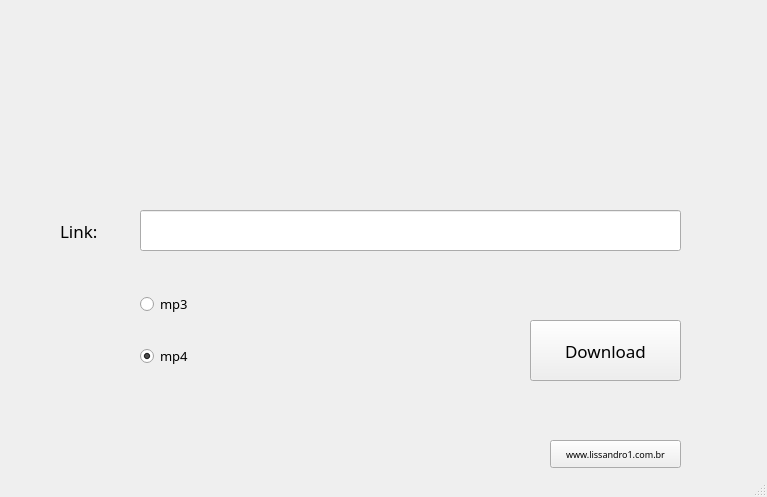
<?xml version="1.0" encoding="UTF-8"?>
<ui version="4.0">
 <class>MainWindow</class>
 <widget class="QMainWindow" name="MainWindow">
  <property name="geometry">
   <rect>
    <x>0</x>
    <y>0</y>
    <width>767</width>
    <height>497</height>
   </rect>
  </property>
  <property name="windowTitle">
   <string>MainWindow</string>
  </property>
  <widget class="QWidget" name="centralwidget">
   <widget class="QPushButton" name="bt_download">
    <property name="geometry">
     <rect>
      <x>530</x>
      <y>320</y>
      <width>151</width>
      <height>61</height>
     </rect>
    </property>
    <property name="font">
     <font>
      <family>Bahnschrift</family>
      <pointsize>13</pointsize>
      <weight>50</weight>
      <bold>false</bold>
     </font>
    </property>
    <property name="layoutDirection">
     <enum>Qt::LeftToRight</enum>
    </property>
    <property name="text">
     <string>Download</string>
    </property>
   </widget>
   <widget class="QLabel" name="label">
    <property name="geometry">
     <rect>
      <x>60</x>
      <y>220</y>
      <width>61</width>
      <height>21</height>
     </rect>
    </property>
    <property name="font">
     <font>
      <family>Bahnschrift</family>
      <pointsize>13</pointsize>
     </font>
    </property>
    <property name="text">
     <string>Link:</string>
    </property>
   </widget>
   <widget class="QLineEdit" name="txt_link">
    <property name="geometry">
     <rect>
      <x>140</x>
      <y>210</y>
      <width>541</width>
      <height>41</height>
     </rect>
    </property>
    <property name="font">
     <font>
      <family>Arial</family>
      <pointsize>12</pointsize>
     </font>
    </property>
    <property name="text">
     <string/>
    </property>
   </widget>
   <widget class="QLabel" name="label_4">
    <property name="geometry">
     <rect>
      <x>200</x>
      <y>40</y>
      <width>371</width>
      <height>111</height>
     </rect>
    </property>
    <property name="text">
     <string>&lt;html&gt;&lt;head/&gt;&lt;body&gt;&lt;p&gt;&lt;img src=&quot;:/youuu/logo_yt_down45.png&quot;/&gt;&lt;/p&gt;&lt;/body&gt;&lt;/html&gt;</string>
    </property>
   </widget>
   <widget class="QWidget" name="layoutWidget">
    <property name="geometry">
     <rect>
      <x>140</x>
      <y>270</y>
      <width>151</width>
      <height>121</height>
     </rect>
    </property>
    <layout class="QVBoxLayout" name="verticalLayout">
     <item>
      <widget class="QRadioButton" name="rb_mp3">
       <property name="font">
        <font>
         <family>Bahnschrift</family>
         <pointsize>10</pointsize>
        </font>
       </property>
       <property name="text">
        <string>mp3</string>
       </property>
       <property name="checkable">
        <bool>true</bool>
       </property>
       <property name="checked">
        <bool>false</bool>
       </property>
      </widget>
     </item>
     <item>
      <widget class="QRadioButton" name="rb_mp4">
       <property name="font">
        <font>
         <family>Bahnschrift</family>
         <pointsize>10</pointsize>
        </font>
       </property>
       <property name="text">
        <string>mp4</string>
       </property>
       <property name="checked">
        <bool>true</bool>
       </property>
      </widget>
     </item>
    </layout>
   </widget>
   <widget class="QPushButton" name="pushButton">
    <property name="geometry">
     <rect>
      <x>550</x>
      <y>440</y>
      <width>131</width>
      <height>28</height>
     </rect>
    </property>
    <property name="font">
     <font>
      <family>Bahnschrift</family>
      <pointsize>7</pointsize>
     </font>
    </property>
    <property name="text">
     <string>www.lissandro1.com.br</string>
    </property>
   </widget>
  </widget>
  <widget class="QMenuBar" name="menubar">
   <property name="geometry">
    <rect>
     <x>0</x>
     <y>0</y>
     <width>767</width>
     <height>26</height>
    </rect>
   </property>
  </widget>
  <widget class="QStatusBar" name="statusbar"/>
 </widget>
 <resources>
  <include location="you2.qrc"/>
  <include location="logo.qrc"/>
 </resources>
 <connections/>
</ui>
